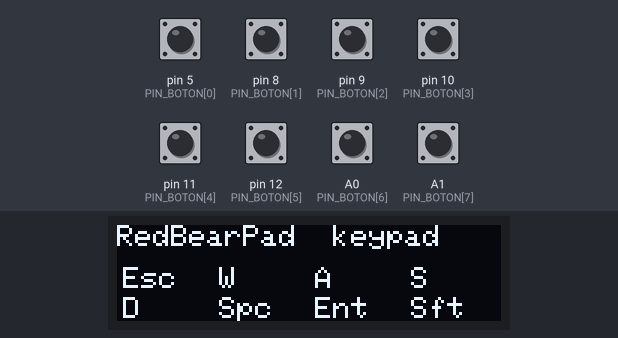
A sketch run on a simulated Arduino Leonardo, built with avr-gcc and run on an emulated ATmega32U4. On the bench: 128×32 one-colour display. Inputs (shaded band) come from the test bench; at power-on: A0 (PIN_BOTON[6]), A1 (PIN_BOTON[7]), pin 5 (PIN_BOTON[0]), pin 8 (PIN_BOTON[1]), pin 9 (PIN_BOTON[2]), pin 10 (PIN_BOTON[3]), pin 11 (PIN_BOTON[4]), pin 12 (PIN_BOTON[5]) HIGH. USB keyboard and mouse output is not drawn; what the sketch prints to the serial monitor is not drawn.

Above: at 1.2 s.
1.3 s: pin 5 (PIN_BOTON[0]) pulled LOW for 0.15 s
At 1.9 s:
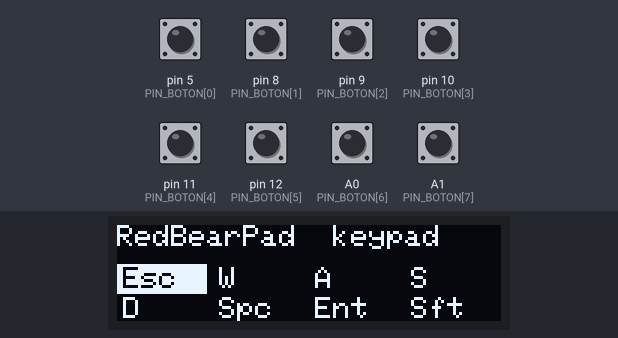
3.5 s: pin 8 (PIN_BOTON[1]) pulled LOW for 0.15 s
At 3.72 s:
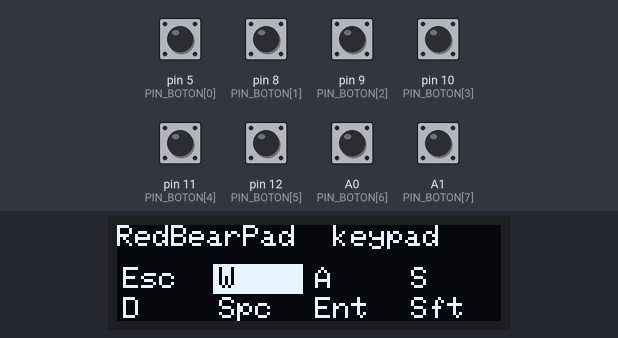
5.3 s: pin 9 (PIN_BOTON[2]) pulled LOW for 0.15 s
At 5.48 s:
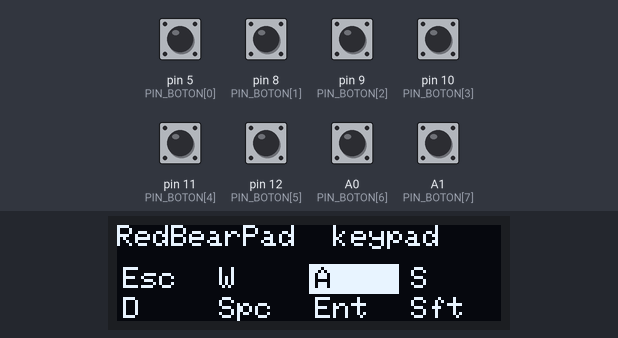
7.1 s: pin 10 (PIN_BOTON[3]) pulled LOW for 0.15 s
At 7.31 s:
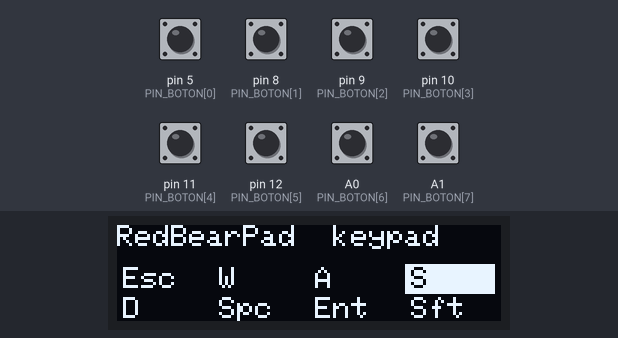
8.9 s: pin 11 (PIN_BOTON[4]) pulled LOW for 0.15 s
At 9.15 s:
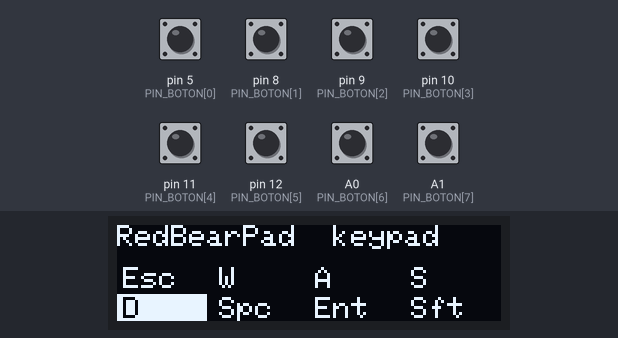
10.8 s: pin 12 (PIN_BOTON[5]) pulled LOW for 0.15 s
At 11.02 s:
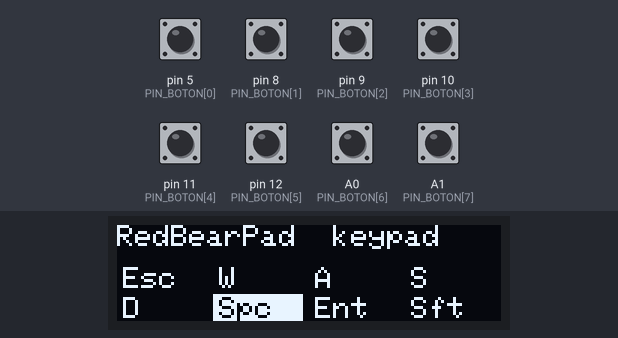
Timing chart, 0 to 13.6 s (numbered marks = the images above; inputs shaded):
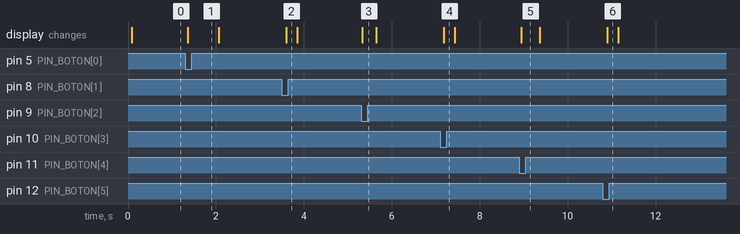

The sketch:

redbearpad_keypad.ino
```cpp
/*
 * RedBearPad - Keypad USB HID de 8 teclas con OLED 128x32
 * Placa: RedBearLab Blend Micro V1.0 (ATmega32U4, core redbearlab:avr)
 *
 * El PC lo ve como un teclado: cada switch envia una tecla mientras se mantiene
 * pulsado. La OLED muestra en vivo que tecla esta activa.
 *
 * Mapeo de teclas:
 *   B1->Esc  B2->W  B3->A  B4->S  B5->D  B6->Espacio  B7->Enter  B8->Shift
 *
 * Librerias necesarias (todas desde el Gestor de librerias de Arduino):
 *   - HID-Project      (NicoHood) -> provee el Keyboard USB HID
 *   - Adafruit SSD1306
 *   - Adafruit GFX Library
 *
 * Mapeo de pines (fijado por la PCB redbearpad):
 *   SW1->D5  SW2->D8  SW3->D9  SW4->D10  SW5->D11  SW6->D12  SW7->A0  SW8->A1
 *   OLED I2C: SDA->D2  SCL->D3   (3.3 V)
 */

#include <HID-Project.h>
#include <Wire.h>
#include <Adafruit_GFX.h>
#include <Adafruit_SSD1306.h>

// ----- Switches: un pin por boton, a GND, con pull-up interno (activo en LOW) -----
const uint8_t NUM_BOTONES = 8;
const uint8_t PIN_BOTON[NUM_BOTONES] = { 5, 8, 9, 10, 11, 12, A0, A1 };

// ----- Tecla HID que envia cada boton (HID-Project KeyboardKeycode) -----
const KeyboardKeycode TECLA[NUM_BOTONES] = {
  KEY_ESC,        // B1
  KEY_W,          // B2
  KEY_A,          // B3
  KEY_S,          // B4
  KEY_D,          // B5
  KEY_SPACE,      // B6
  KEY_ENTER,      // B7
  KEY_LEFT_SHIFT  // B8
};
// Etiqueta corta para la OLED / monitor serie de cada tecla.
const char* const ETIQUETA[NUM_BOTONES] = {
  "Esc", "W", "A", "S", "D", "Spc", "Ent", "Sft"
};

// ----- OLED 128x32 por I2C -----
#define OLED_ANCHO   128
#define OLED_ALTO    32
#define OLED_RESET   -1      // comparte el reset de la placa
#define OLED_ADDR    0x3C    // direccion tipica de los modulos 128x32
Adafruit_SSD1306 oled(OLED_ANCHO, OLED_ALTO, &Wire, OLED_RESET);

// El teclado HID lo provee HID-Project mediante el objeto global `Keyboard`.

// Debounce por INTEGRADOR con histeresis, muestreado a intervalo FIJO.
// Por que: con pull-up interno (alta impedancia) la linea sube "sucia" al soltar.
// El debounce anterior ("estable N ms, se reinicia con CADA glitch") se atascaba:
// con el loop a ~16 kHz (Serial cerrado) cazaba cada glitch, reiniciaba el conteo
// y el release NUNCA se aceptaba -> la tecla quedaba pegada -> autorepeat del SO.
// El integrador sube con LOW y baja con HIGH; un glitch disperso solo mueve el
// contador 1 y no alcanza a voltear el estado. Muestrear a SAMPLE_MS fijo hace
// que el filtro NO dependa de la velocidad del loop (ni del Serial).
bool estadoPrev[NUM_BOTONES];        // estado aceptado (filtrado): true = pulsado
uint8_t integrador[NUM_BOTONES];     // 0..INTEGRADOR_MAX por tecla
uint32_t tUltimoSample = 0;          // ultimo instante de muestreo
const uint8_t SAMPLE_MS = 1;         // periodo de muestreo fijo (ms)
const uint8_t INTEGRADOR_MAX = 12;   // ~12 ms de senal predominante para cambiar

bool oledOk = false;

void dibujarPantalla(const bool pulsado[]) {
  if (!oledOk) return;
  oled.clearDisplay();
  oled.setTextSize(1);
  oled.setTextColor(SSD1306_WHITE);
  oled.setCursor(0, 0);
  oled.println(F("RedBearPad  keypad"));
  // Dos filas de 4: etiqueta de la tecla, en video inverso si esta pulsada.
  for (uint8_t i = 0; i < NUM_BOTONES; i++) {
    uint8_t col = i % 4;
    uint8_t fila = i / 4;
    int16_t x = col * 32;
    int16_t y = 14 + fila * 10;
    if (pulsado[i]) {
      oled.fillRect(x, y - 1, 30, 10, SSD1306_WHITE);
      oled.setTextColor(SSD1306_BLACK);
    } else {
      oled.setTextColor(SSD1306_WHITE);
    }
    oled.setCursor(x + 2, y);
    oled.print(ETIQUETA[i]);
  }
  oled.display();
}

// true si un dispositivo I2C ACKea en esa direccion. Usa el timeout de Wire, asi que
// no se cuelga si el bus esta trabado.
bool i2cResponde(uint8_t addr) {
  Wire.beginTransmission(addr);
  return (Wire.endTransmission() == 0);
}

// Escaneo del bus I2C: lista las direcciones que responden. Sirve para diagnosticar
// la OLED (suele estar en 0x3C o 0x3D). Si no responde nada, el problema esta en el
// cableado (SDA/SCL/VCC/GND) o el modulo, no en el sketch.
void escanearI2C() {
  Serial.println(F("=== Escaneo I2C ==="));
  uint8_t encontrados = 0;
  for (uint8_t addr = 1; addr < 127; addr++) {
    if (i2cResponde(addr)) {
      Serial.print(F("  dispositivo en 0x"));
      if (addr < 16) Serial.print('0');
      Serial.println(addr, HEX);
      encontrados++;
    }
  }
  if (encontrados == 0)
    Serial.println(F("  nada respondio -> revisar SDA/SCL/VCC/GND o el modulo OLED"));
  else {
    Serial.print(F("  total dispositivos: "));
    Serial.println(encontrados);
  }
  Serial.println(F("  (la OLED 128x32 suele estar en 0x3C o 0x3D)"));
}

void setup() {
  Serial.begin(115200);             // monitor serie (CDC sobre USB); no bloquea si no hay PC
  for (uint8_t i = 0; i < NUM_BOTONES; i++) {
    pinMode(PIN_BOTON[i], INPUT_PULLUP);
    estadoPrev[i] = false;          // sin pulsar
    integrador[i] = 0;              // integrador en reposo (soltado)
  }

  // CLAVE: timeout del I2C antes de tocar el bus. En AVR, Wire se cuelga para
  // siempre si el bus se traba (SDA/SCL retenida, ruido, pull-ups debiles) y eso
  // congelaria TODO el loop, teclado incluido. Con timeout, una transaccion
  // trabada aborta a los 25 ms, se resetea el bus y el teclado sigue vivo.
  Wire.begin();
  Wire.setWireTimeout(25000 /*us*/, true /*resetea el bus al expirar*/);

  // La pantalla es opcional. PRIMERO se verifica por I2C si el chip realmente responde:
  // Adafruit_SSD1306::begin() devuelve true aunque NO haya pantalla (solo reserva el
  // buffer, no comprueba el ACK). Probando el ACK antes, oledOk refleja la presencia
  // real y se inicializa en la direccion que de verdad contesta (0x3C o 0x3D).
  uint8_t oledAddr = 0;
  if (i2cResponde(0x3C))      oledAddr = 0x3C;
  else if (i2cResponde(0x3D)) oledAddr = 0x3D;
  oledOk = (oledAddr != 0) && oled.begin(SSD1306_SWITCHCAPVCC, oledAddr);

  // DIAGNOSTICO: con nada pulsado todos los pines deben leer HIGH. Si alguno
  // arranca en LOW, ese pin esta clavado (mal cableado, puente, o uso on-board)
  // y generaria una tecla fantasma. Esperar a que el monitor serie se conecte.
  uint32_t t0 = millis();
  while (!Serial && millis() - t0 < 3000) { /* espera hasta 3 s al PC */ }
  Serial.println(F("=== RedBearPad keypad - autodiagnostico de pines ==="));
  bool algunoClavado = false;
  for (uint8_t i = 0; i < NUM_BOTONES; i++) {
    bool low = (digitalRead(PIN_BOTON[i]) == LOW);
    Serial.print(ETIQUETA[i]);
    Serial.print(F(" (pin "));
    Serial.print(PIN_BOTON[i]);
    Serial.print(F("): "));
    Serial.println(low ? F("LOW  <-- CLAVADO sin pulsar!") : F("HIGH ok"));
    if (low) algunoClavado = true;
  }
  Serial.println(algunoClavado
    ? F("AVISO: hay pines en LOW al arranque -> revisar cableado/HW")
    : F("Pines OK. Arrancando teclado HID."));

  // Diagnostico de pantalla: escaneo del bus y estado de la OLED.
  escanearI2C();
  Serial.print(F("OLED: "));
  Serial.println(oledOk ? F("detectada e inicializada")
                        : F("NO detectada (ver escaneo I2C de arriba)"));

  Keyboard.begin();                 // arranca el HID despues del diagnostico

  if (oledOk) dibujarPantalla(estadoPrev);   // rejilla inicial (todo sin pulsar)
}

void loop() {
  uint32_t ahora = millis();
  bool huboCambio = false;
  bool pulsadoAhora[NUM_BOTONES];
  for (uint8_t i = 0; i < NUM_BOTONES; i++) pulsadoAhora[i] = estadoPrev[i];

  // Muestreo a intervalo FIJO (SAMPLE_MS): el filtro no depende de cuan rapido
  // corra el loop, asi que se comporta igual con el Serial abierto o cerrado.
  if (ahora - tUltimoSample >= SAMPLE_MS) {
    tUltimoSample = ahora;

    for (uint8_t i = 0; i < NUM_BOTONES; i++) {
      // INPUT_PULLUP: pin en LOW = boton pulsado.
      bool leido = (digitalRead(PIN_BOTON[i]) == LOW);

      // Integrador: sube hacia INTEGRADOR_MAX con LOW, baja hacia 0 con HIGH.
      if (leido) { if (integrador[i] < INTEGRADOR_MAX) integrador[i]++; }
      else       { if (integrador[i] > 0)              integrador[i]--; }

      // Histeresis: solo se voltea en los extremos; el ruido disperso (que no
      // llega a un extremo) mantiene el estado anterior y no genera eventos.
      bool nuevo = estadoPrev[i];
      if (integrador[i] >= INTEGRADOR_MAX) nuevo = true;   // pulsado confirmado
      else if (integrador[i] == 0)         nuevo = false;  // soltado confirmado

      if (nuevo != estadoPrev[i]) {
        estadoPrev[i] = nuevo;
        pulsadoAhora[i] = nuevo;
        huboCambio = true;
        // press mantiene la tecla mientras este pulsado; release al soltar.
        if (nuevo) Keyboard.press(TECLA[i]);
        else       Keyboard.release(TECLA[i]);
        // Eco por el monitor serie.
        Serial.print(ETIQUETA[i]);
        Serial.println(nuevo ? F(" pulsado") : F(" soltado"));
      }
    }
  }

  // Refrescar la OLED al cambiar, y ademas un refresco lento de respaldo (~4 Hz)
  // por si la pantalla pierde el contenido. Volcar el framebuffer en CADA vuelta
  // saturaba el I2C y dejaba sin tiempo al USB (HID + Serial) -> el "colapso".
  static uint32_t ultimoRefresco = 0;
  if (oledOk && (huboCambio || ahora - ultimoRefresco > 250)) {
    dibujarPantalla(pulsadoAhora);
    ultimoRefresco = ahora;
  }
}
```

Measured:
- after the input at 1.3 s, the display: changes after 0.06 s (image 1)
- after the input at 3.5 s, the display: changes after 0.10 s (image 2)
- after the input at 5.3 s, the display: changes at once (image 3)
- after the input at 7.1 s, the display: changes after 0.09 s (image 4)
- after the input at 8.9 s, the display: changes at once (image 5)
- after the input at 10.8 s, the display: changes after 0.10 s (image 6)
